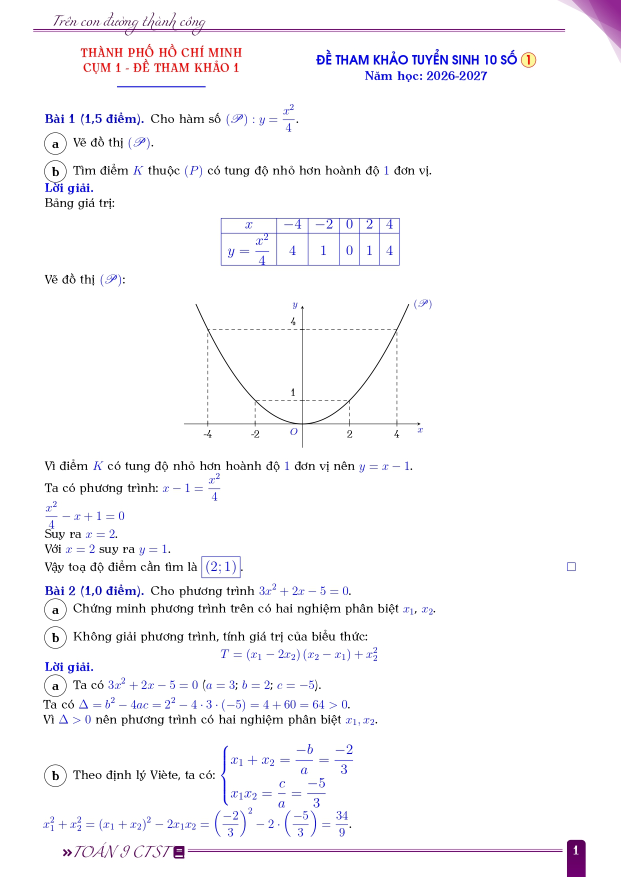
#> input picture data-pdf/dap-an-bo-de-tham-khao-tuyen-sinh-lop-10-mon-toan-nam-2026-2027-so-gddt-tp-hcm_page-0001.jpg, 1241 x 1754 px, found by its file name (shown at 1/2 size); its folder holds only this picture in this run
$ python convert_images.py
#> lines starting #> are read from the running program, lines starting #| are printed output that depends on the picture
from PIL import Image, ImageOps, ImageFilter
import os
import sys

def convert_images(src_dir, dst_dir, target_w=135, target_h=240):
#> called with target_w = 135, target_h = 240
    if not os.path.exists(dst_dir):
        os.makedirs(dst_dir)

    files = sorted([f for f in os.listdir(src_dir) if f.lower().endswith(('.jpg', '.jpeg', '.png'))])

    print(f"Converting {len(files)} images to {target_w}x{target_h}...")

    for i, filename in enumerate(files):
        src_path = os.path.join(src_dir, filename)
        img = Image.open(src_path)
#> img is the input picture: PIL image 1241x1754 RGB; mean R, G, B 248.8, 247.7, 249.9

        # Calculate scaling to fit width while keeping aspect ratio
        img.thumbnail((target_w, target_h), Image.Resampling.LANCZOS)
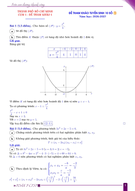
#> img: PIL image 135x191 RGB; mean R, G, B 248.3, 247.3, 249.6

        # Create a white background of target size
        new_img = Image.new("RGB", (target_w, target_h), (255, 255, 255))
#> new_img: PIL image 135x240 RGB; every value is 255

        # Center the thumbnail
        offset = ((target_w - img.width) // 2, (target_h - img.height) // 2)
#> offset = (0, 24)
        new_img.paste(img, offset)
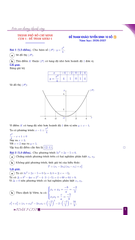
#> new_img: PIL image 135x240 RGB; mean R, G, B 249.7, 248.9, 250.7

        # Apply a light sharpening filter to help text readability at small size
        new_img = new_img.filter(ImageFilter.SHARPEN)
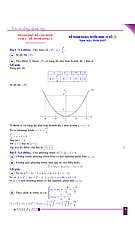
#> new_img: PIL image 135x240 RGB; mean R, G, B 248.2, 247.2, 249.5

        # Convert to a format suitable for the device (JPG with high quality)
        dst_path = os.path.join(dst_dir, f"p{i}.jpg")
        new_img.save(dst_path, "JPEG", quality=95, optimize=True)

        if i % 20 == 0:
            print(f"Processed {i}/{len(files)}...")

    print("Done!")

if __name__ == "__main__":
    src = "/home/truonglangquan/idk-code/idk-test/data-pdf/"
    dst = "/home/truonglangquan/idk-code/idk-test/idk-pdf/data/"
    convert_images(src, dst)

$ run again, on data-pdf/dap-an-bo-de-tham-khao-tuyen-sinh-lop-10-mon-toan-nam-2026-2027-so-gddt-tp-hcm_page-0018.jpg
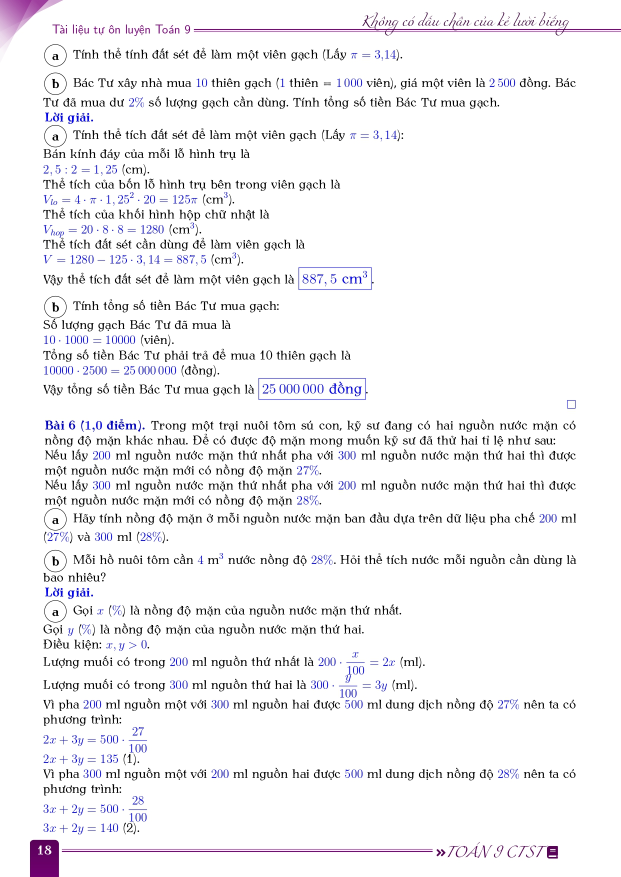
#> input picture data-pdf/dap-an-bo-de-tham-khao-tuyen-sinh-lop-10-mon-toan-nam-2026-2027-so-gddt-tp-hcm_page-0018.jpg, 1241 x 1754 px, found by its file name (shown at 1/2 size)
#> in convert_images, img is the input picture: PIL image 1241x1754 RGB; mean R, G, B 242.7, 242, 243.9
#> in convert_images, `img.thumbnail((target_w, target_h), Image.Resampling.LANCZOS)`:
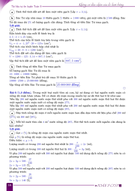
#> img: PIL image 135x191 RGB; mean R, G, B 242.1, 241.3, 243.4
#> in convert_images, `new_img = new_img.filter(ImageFilter.SHARPEN)`:
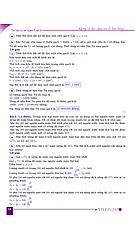
#> new_img: PIL image 135x240 RGB; mean R, G, B 241.8, 241.1, 243.1

$ run again, on data-pdf/dap-an-bo-de-tham-khao-tuyen-sinh-lop-10-mon-toan-nam-2026-2027-so-gddt-tp-hcm_page-0027.jpg
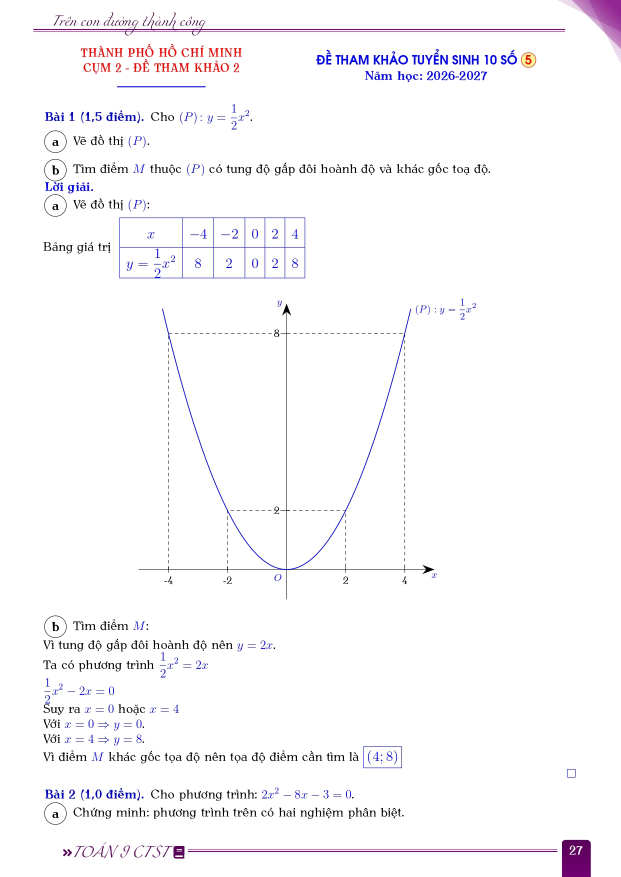
#> input picture data-pdf/dap-an-bo-de-tham-khao-tuyen-sinh-lop-10-mon-toan-nam-2026-2027-so-gddt-tp-hcm_page-0027.jpg, 1241 x 1754 px, found by its file name (shown at 1/2 size)
#> in convert_images, img is the input picture: PIL image 1241x1754 RGB; mean R, G, B 249.7, 248.6, 250.6
#> in convert_images, `img.thumbnail((target_w, target_h), Image.Resampling.LANCZOS)`:
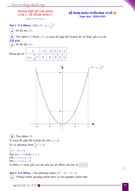
#> img: PIL image 135x191 RGB; mean R, G, B 249.4, 248.2, 250.4
#> in convert_images, `new_img = new_img.filter(ImageFilter.SHARPEN)`:
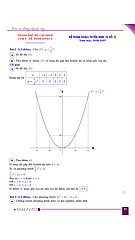
#> new_img: PIL image 135x240 RGB; mean R, G, B 249.2, 248.1, 250.3

$ run again, on data-pdf/dap-an-bo-de-tham-khao-tuyen-sinh-lop-10-mon-toan-nam-2026-2027-so-gddt-tp-hcm_page-0035.jpg
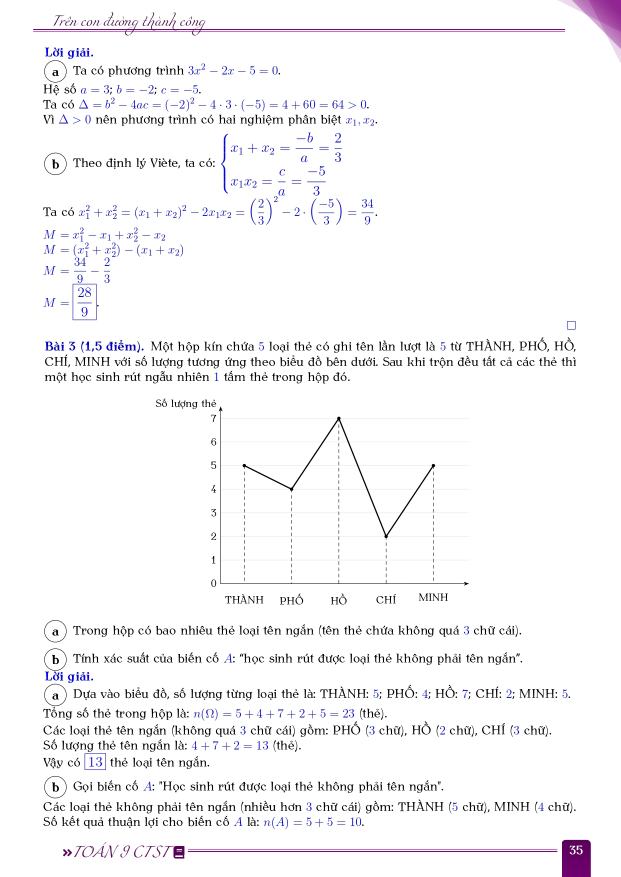
#> input picture data-pdf/dap-an-bo-de-tham-khao-tuyen-sinh-lop-10-mon-toan-nam-2026-2027-so-gddt-tp-hcm_page-0035.jpg, 1241 x 1754 px, found by its file name (shown at 1/2 size)
#> in convert_images, img is the input picture: PIL image 1241x1754 RGB; mean R, G, B 246.7, 245.9, 247.5
#> in convert_images, `img.thumbnail((target_w, target_h), Image.Resampling.LANCZOS)`:
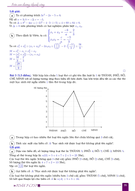
#> img: PIL image 135x191 RGB; mean R, G, B 246.1, 245.4, 247.1
#> in convert_images, `new_img = new_img.filter(ImageFilter.SHARPEN)`:
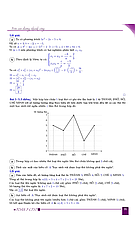
#> new_img: PIL image 135x240 RGB; mean R, G, B 246, 245.3, 247

$ run again, on data-pdf/dap-an-bo-de-tham-khao-tuyen-sinh-lop-10-mon-toan-nam-2026-2027-so-gddt-tp-hcm_page-0002.jpg
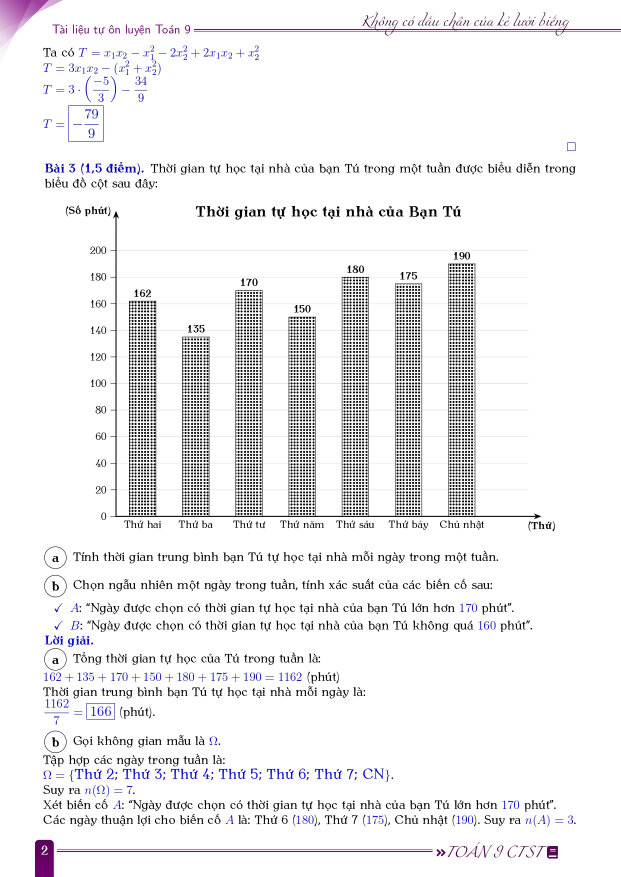
#> input picture data-pdf/dap-an-bo-de-tham-khao-tuyen-sinh-lop-10-mon-toan-nam-2026-2027-so-gddt-tp-hcm_page-0002.jpg, 1241 x 1754 px, found by its file name (shown at 1/2 size)
#> in convert_images, img is the input picture: PIL image 1241x1754 RGB; mean R, G, B 239.9, 239.2, 240.7
#> in convert_images, `img.thumbnail((target_w, target_h), Image.Resampling.LANCZOS)`:
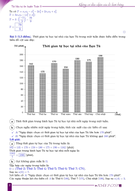
#> img: PIL image 135x191 RGB; mean R, G, B 239.3, 238.6, 240.2
#> in convert_images, `new_img = new_img.filter(ImageFilter.SHARPEN)`:
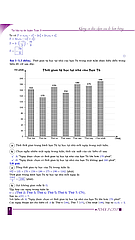
#> new_img: PIL image 135x240 RGB; mean R, G, B 240.4, 239.8, 241.3
